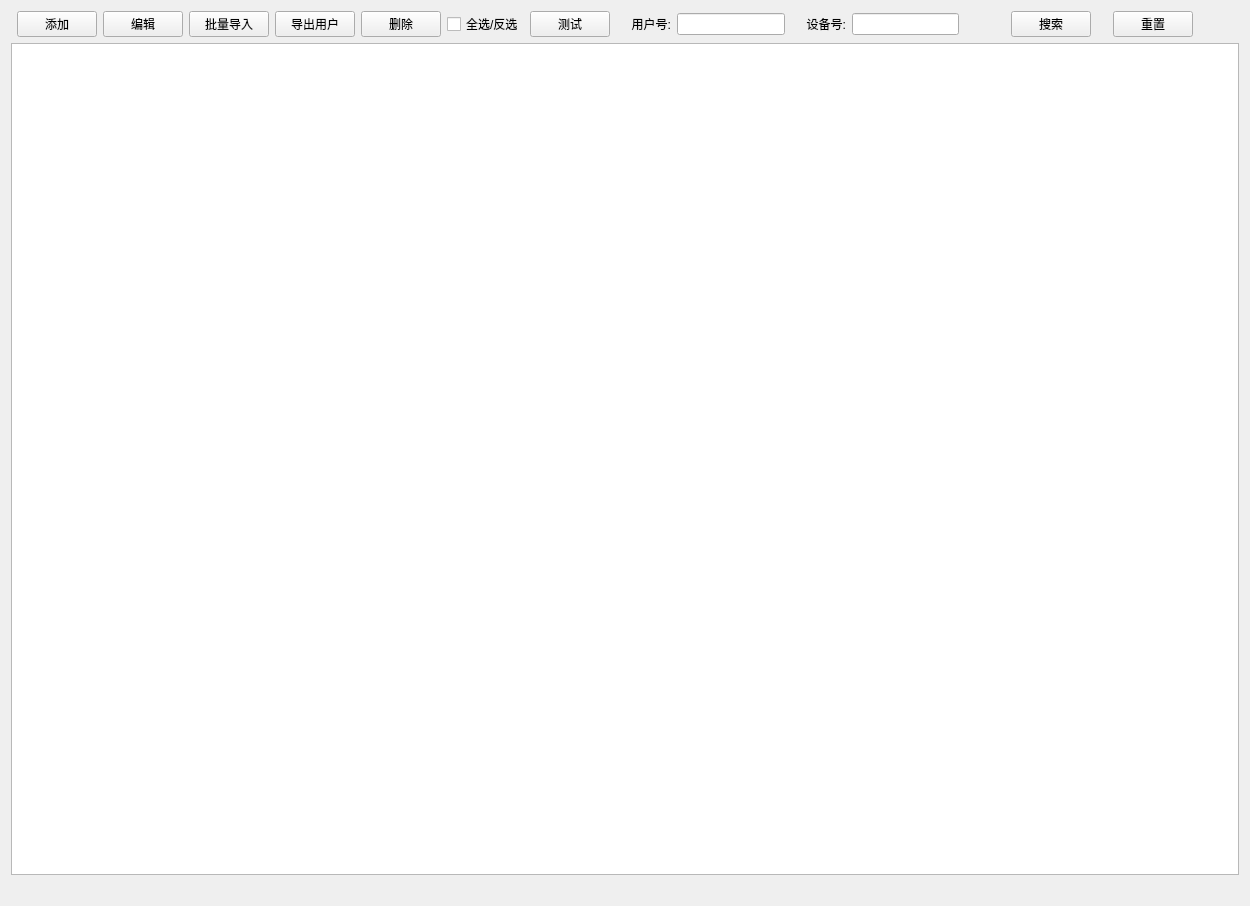
<?xml version="1.0" encoding="UTF-8"?>
<ui version="4.0">
 <class>UserManageSetForm</class>
 <widget class="QWidget" name="UserManageSetForm">
  <property name="geometry">
   <rect>
    <x>0</x>
    <y>0</y>
    <width>1250</width>
    <height>906</height>
   </rect>
  </property>
  <property name="windowTitle">
   <string>Form</string>
  </property>
  <layout class="QGridLayout" name="gridLayout">
   <item row="0" column="16">
    <spacer name="horizontalSpacer">
     <property name="orientation">
      <enum>Qt::Horizontal</enum>
     </property>
     <property name="sizeHint" stdset="0">
      <size>
       <width>40</width>
       <height>20</height>
      </size>
     </property>
    </spacer>
   </item>
   <item row="1" column="0" colspan="17">
    <widget class="QTableWidget" name="tableWidget"/>
   </item>
   <item row="0" column="4">
    <widget class="QPushButton" name="pushButtonOutport">
     <property name="text">
      <string>导出用户</string>
     </property>
    </widget>
   </item>
   <item row="0" column="15">
    <widget class="QPushButton" name="pushButton_2">
     <property name="text">
      <string>重置</string>
     </property>
    </widget>
   </item>
   <item row="0" column="8">
    <widget class="QLabel" name="label">
     <property name="minimumSize">
      <size>
       <width>55</width>
       <height>0</height>
      </size>
     </property>
     <property name="text">
      <string>用户号:</string>
     </property>
     <property name="alignment">
      <set>Qt::AlignRight|Qt::AlignTrailing|Qt::AlignVCenter</set>
     </property>
    </widget>
   </item>
   <item row="0" column="12">
    <spacer name="horizontalSpacer_2">
     <property name="orientation">
      <enum>Qt::Horizontal</enum>
     </property>
     <property name="sizeType">
      <enum>QSizePolicy::Fixed</enum>
     </property>
     <property name="sizeHint" stdset="0">
      <size>
       <width>40</width>
       <height>10</height>
      </size>
     </property>
    </spacer>
   </item>
   <item row="0" column="7">
    <widget class="QPushButton" name="btntestpushButton">
     <property name="text">
      <string>测试</string>
     </property>
    </widget>
   </item>
   <item row="0" column="11">
    <widget class="QLineEdit" name="lineEdit_dev">
     <property name="maximumSize">
      <size>
       <width>120</width>
       <height>16777215</height>
      </size>
     </property>
    </widget>
   </item>
   <item row="0" column="6">
    <widget class="QCheckBox" name="btnCheckBox">
     <property name="text">
      <string>全选/反选</string>
     </property>
    </widget>
   </item>
   <item row="0" column="3">
    <widget class="QPushButton" name="btnBatchImport">
     <property name="text">
      <string>批量导入</string>
     </property>
    </widget>
   </item>
   <item row="0" column="5">
    <widget class="QPushButton" name="deletepushButton">
     <property name="text">
      <string>删除</string>
     </property>
    </widget>
   </item>
   <item row="0" column="10">
    <widget class="QLabel" name="label_2">
     <property name="minimumSize">
      <size>
       <width>55</width>
       <height>0</height>
      </size>
     </property>
     <property name="text">
      <string>设备号:</string>
     </property>
     <property name="alignment">
      <set>Qt::AlignRight|Qt::AlignTrailing|Qt::AlignVCenter</set>
     </property>
    </widget>
   </item>
   <item row="0" column="13">
    <widget class="QPushButton" name="pushButton">
     <property name="text">
      <string>搜索</string>
     </property>
    </widget>
   </item>
   <item row="0" column="9">
    <widget class="QLineEdit" name="lineEdit_user">
     <property name="maximumSize">
      <size>
       <width>120</width>
       <height>16777215</height>
      </size>
     </property>
    </widget>
   </item>
   <item row="0" column="2">
    <widget class="QPushButton" name="updatepushButton">
     <property name="text">
      <string>编辑</string>
     </property>
    </widget>
   </item>
   <item row="0" column="1">
    <widget class="QPushButton" name="addpushButton">
     <property name="text">
      <string>添加</string>
     </property>
    </widget>
   </item>
   <item row="0" column="14">
    <spacer name="horizontalSpacer_3">
     <property name="orientation">
      <enum>Qt::Horizontal</enum>
     </property>
     <property name="sizeType">
      <enum>QSizePolicy::Fixed</enum>
     </property>
     <property name="sizeHint" stdset="0">
      <size>
       <width>10</width>
       <height>20</height>
      </size>
     </property>
    </spacer>
   </item>
   <item row="2" column="8">
    <widget class="QLabel" name="labelsum">
     <property name="styleSheet">
      <string notr="true">QLable{
font: 22pt &quot;Sans Serif&quot;;
color: rgb(255, 255, 255);
}</string>
     </property>
     <property name="text">
      <string/>
     </property>
    </widget>
   </item>
  </layout>
 </widget>
 <resources/>
 <connections/>
</ui>
